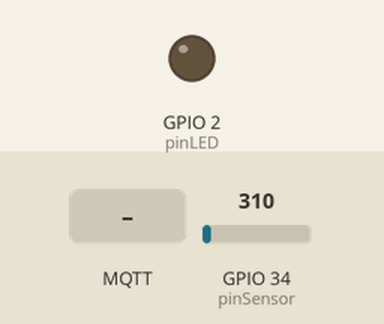
This sketch was run on a simulated ESP32. Parts: output pins drawn as LEDs (lit = HIGH). The inputs (shaded band) are chosen by the test bench; at power-on: GPIO 34 (pinSensor) = 310. WiFi joins after 1.5 s; servers stay silent unless stated; no MQTT or app messages arrive unless stated; what the sketch prints to the serial monitor is not drawn.

Above: at 2.7 s.
2.8 s: MQTT message "ON" arrives on the first subscribed topic
At 4.1 s:
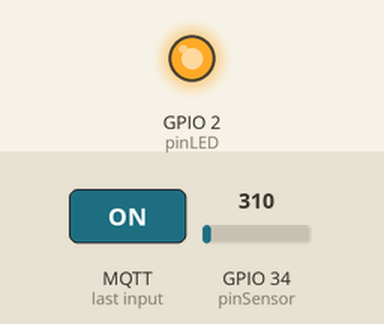
4.4 s: MQTT message "OFF" arrives on the first subscribed topic
At 5.5 s:
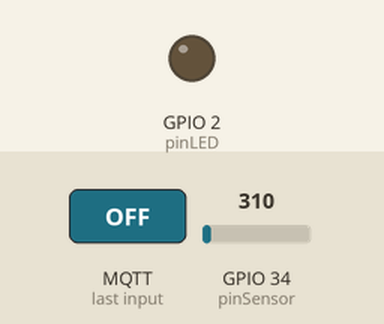
Timing chart, 0 to 7.4 s (numbered marks = the images above; inputs shaded):
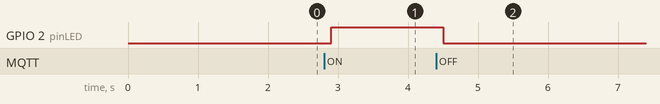

The sketch:

MonitoreoTemperatura.ino
```cpp
#include <WiFi.h>
#include <PubSubClient.h>

const char* ssid = ""; // SSID
const char* password = ""; // Password

const char* broker = ""; // Ip de Linux
const int puerto = 1883;

const char* topicoTemperatura = "esp32/temperatura";
const char* topicoLED = "esp32/led";

const int pinSensor = 34;
const int pinLED = 2;

WiFiClient clienteWiFi;
PubSubClient clienteMqtt(clienteWiFi);

bool estadoLED = false;

void conectarWiFi() {
    WiFi.mode(WIFI_STA);
    WiFi.begin(ssid, password);
    Serial.print("Conectando");
    while (WiFi.status() != WL_CONNECTED) {
        Serial.print(".");
        yield();
    }
    Serial.println();
    Serial.println("WiFi conectado");
    Serial.print("IP: ");
    Serial.println(WiFi.localIP());
}

void conectarMqtt() {
    while (!clienteMqtt.connected()) {
        Serial.print("Conectando a MQTT...");
        if (clienteMqtt.connect("ESP32_LM35")) {
            clienteMqtt.subscribe(topicoLED);
            Serial.println("[MQTT] Conectado y suscrito.");
        } else {
            Serial.print("fallo, codigo: ");
            Serial.println(clienteMqtt.state());
            vTaskDelay(2000 / portTICK_PERIOD_MS);
        }
    }
}

void procesarMensajeMqtt(char* topico, byte* datos, unsigned int largo) {
    String mensaje = "";
    for (int i = 0; i < largo; i++) {
        mensaje += (char)datos[i];
    }
    Serial.print("Mensaje recibido en ");
    Serial.print(topico);
    Serial.print(": ");
    Serial.println(mensaje);

    if (String(topico) == topicoLED) {
        if (mensaje == "ON") {
            estadoLED = true;
            Serial.println("[ON] Estado del LED actualizado.");
        } else if (mensaje == "OFF") {
            estadoLED = false;
            Serial.println("[OFF] Estado del LED actualizado.");
        }
    }
}

void tareaLectura(void* parametros) {
    while (true) {
        int valor_adc = analogRead(pinSensor);
        float voltaje = valor_adc * (3.3 / 4095.0);
        float celsius = voltaje * 100.0;

        char buffer[10];
        dtostrf(celsius, 1, 2, buffer);
        clienteMqtt.publish(topicoTemperatura, buffer);

        Serial.print("[SENSOR] Temperatura publicada: ");
        Serial.println(buffer);

        vTaskDelay(2000 / portTICK_PERIOD_MS);
    }
}

void tareaMqtt(void* parametros) {
    while (true) {
        if (WiFi.status() != WL_CONNECTED) {
            conectarWiFi();
        }
        if (!clienteMqtt.connected()) {
            conectarMqtt();
        }
        clienteMqtt.loop();
        vTaskDelay(50 / portTICK_PERIOD_MS);
    }
}

void tareaLED(void* parametros) {
    while (true) {
        if (estadoLED) {
            digitalWrite(pinLED, HIGH);
        } else {
            digitalWrite(pinLED, LOW);
        }
        vTaskDelay(100 / portTICK_PERIOD_MS);
    }
}

void setup() {
    Serial.begin(115200);
    pinMode(pinLED, OUTPUT);
    digitalWrite(pinLED, LOW);

    conectarWiFi();
    clienteMqtt.setServer(broker, puerto);
    clienteMqtt.setCallback(procesarMensajeMqtt);

    xTaskCreatePinnedToCore(tareaLectura, "Tarea Sensor", 4096, NULL, 1, NULL, 1);
    xTaskCreatePinnedToCore(tareaMqtt, "Tarea MQTT", 4096, NULL, 1, NULL, 0);
    xTaskCreatePinnedToCore(tareaLED, "Tarea LED", 2048, NULL, 1, NULL, 1);
}

void loop() {}
```

Measured:
- after the input at 2.8 s, GPIO 2 (pinLED): LOW → HIGH after 0.10 s
- after the input at 4.4 s, GPIO 2 (pinLED): HIGH → LOW after 0.10 s
